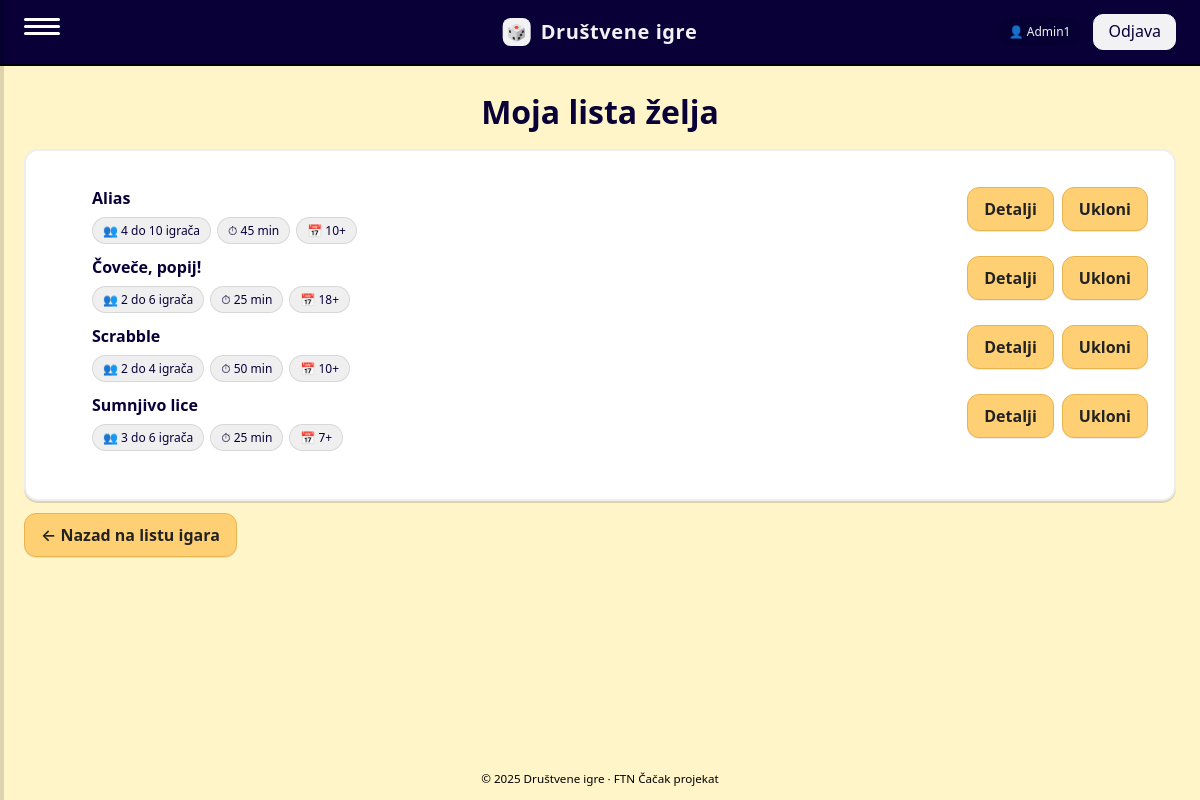
Page /?page=wishlist (signed in) on the committed database.
### tables this page shows
CREATE TABLE `games` (
  `id` int(11) NOT NULL,
  `title` varchar(50) NOT NULL,
  `description` text NOT NULL,
  `image_path` varchar(255) DEFAULT NULL,
  `min_players` int(11) NOT NULL,
  `max_players` int(11) NOT NULL,
  `play_time` int(11) NOT NULL,
  `year` int(11) NOT NULL,
  `created_at` timestamp NOT NULL DEFAULT current_timestamp()
);

### app/controllers/WishlistController.php (called while the page is built, shortened)
<?php
require_once __DIR__ . '/../dao/WishlistDAO.php';
class WishlistController {
    private PDO $pdo;
    public function __construct(PDO $pdo){ $this->pdo = $pdo; }
    public function list(): void {
        $uid = (int)$_SESSION['user']['id'];
        $dao = new WishlistDAO($this->pdo);
        $games = $dao->listForUser($uid);
        include __DIR__ . '/../views/wishlist/list.php';
    }
}

### app/dao/WishlistDAO.php (called while the page is built, shortened)
<?php
class WishlistDAO {
    private PDO $pdo;
    public function __construct(PDO $pdo){ $this->pdo = $pdo; }
    public function listForUser(int $userId): array {
        $sql = "SELECT g.*
                FROM wishlists w
                JOIN games g ON g.id = w.game_id
                WHERE w.user_id = ?
                ORDER BY g.title ASC";
        $st = $this->pdo->prepare($sql);
        $st->execute([$userId]);
        return $st->fetchAll();
    }
}

### app/views/wishlist/list.php (the view, shortened to what this page needs)
<?php
include __DIR__ . '/../partials/header.php';
function h($s){ return htmlspecialchars((string)$s, ENT_QUOTES, 'UTF-8'); }
$baseUrl = rtrim(dirname($_SERVER['SCRIPT_NAME']), '/');
?>
<main>
  <div class="container">
    <div  style="margin-bottom:16px; text-align:center">
      <h1 style="margin:0">Moja lista želja</h1>
    </div>
    <?php if (empty($games)): ?>
      <div class="card card--pad">
        <p>Nema igara na listi želja.</p>
        <p style="margin-top:8px"><a class="btn--wishlist" href="<?= $baseUrl ?>/?page=games">← Nazad na listu igara</a></p>
      </div>
    <?php else: ?>
      <div class="card card--pad">
        <ul class="review-list">
          <?php foreach ($games as $g): ?>
            <?php
              $gid   = (int)($g['id'] ?? 0);
              $title = $g['title'] ?? ('Igra #' . $gid);
              $min = $g['min_players'] ?? null;
              $max = $g['max_players'] ?? null;
              $playersLabel = '';
              if ($min && $max)        $playersLabel = "{$min} do {$max} igrača";
              elseif ($min && !$max)   $playersLabel = "{$min}+ igrača";
              elseif (!$min && $max)   $playersLabel = "do {$max} igrača";
              elseif (!empty($g['players'])) $playersLabel = (int)$g['players'] . ' igrača';
              $time = isset($g['play_time']) ? ((int)$g['play_time'] . ' min') : '';
              $year = $g['year'] ?? '';
            ?>
            <li class="review-item" style="display:flex;gap:12px;align-items:flex-start;flex-wrap:wrap">
              <div style="flex:1 1 auto">
                <div style="margin-bottom:6px">
                  <strong><a href="<?= $baseUrl ?>/?page=game&id=<?= $gid ?>"><?= h($title) ?></a></strong>
                </div>
                <div class="meta" style="display:flex;gap:6px;flex-wrap:wrap">
                  <?php if ($playersLabel): ?><span class="badge">👥 <?= h($playersLabel) ?></span><?php endif; ?>
                  <?php if ($time): ?><span class="badge">⏱ <?= h($time) ?></span><?php endif; ?>
                  <?php if ($year): ?><span class="badge">📅 <?= h($year) ?>+</span><?php endif; ?>
                </div>
              </div>
              <div style="display:flex;gap:8px">
                <a class="btn--wishlist" href="<?= $baseUrl ?>/?page=game&id=<?= $gid ?>">Detalji</a>
                <form method="post" action="<?= $baseUrl ?>/?page=wishlist_toggle">
                  <button class="btn--wishlist" type="submit">Ukloni</button>
                </form>
              </div>
            </li>
          <?php endforeach; ?>
        </ul>
      </div>
      <p style="margin-top:12px"><a class="btn--wishlist" href="<?= $baseUrl ?>/?page=games">← Nazad na listu igara</a></p>
    <?php endif; ?>
  </div>
</main>
<?php include __DIR__ . '/../partials/footer.php'; ?>

### public/assets/styles.css (style rules this page uses)
* { box-sizing:border-box }
a { color:inherit;text-decoration:none }
.container { max-width:1200px;margin:0 auto;padding:24px }
.card { grid-column:span 4;background:var(--card);border:2px solid #0001;border-radius:14px; overflow:hidden;box-shadow:0 2px 0 #0002;transition:transform .08s ease, box-shadow .08s ease, border-color .08s ease;cursor:pointer }
.badge { display:inline-block;background:#00000010;border:1px solid #0000001a;border-radius:999px; padding:4px 10px;font-size:12px }
.meta { display:flex;gap:8px;flex-wrap:wrap;margin:8px 0 12px }
.container { flex: 1; }
.card--pad { padding: 18px 22px; }
@media (min-width: 1200px) { .card--pad { padding: 20px 26px; } }
a.btn--wishlist, button.btn--wishlist { display:inline-flex; align-items:center; justify-content:center; gap:6px; padding:10px 16px; border-radius:12px; border:1px solid #e8b44d; background:#ffd073; color:#222; text-decoration:none; font-weight:600; line-height:1; cursor:pointer; box-shadow:0 1px 0 rgba(0,0,0,.08); }
a.btn--wishlist, button.btn--wishlist { display:inline-flex; align-items:center; justify-content:center; gap:6px; box-sizing:border-box; height:44px; padding:10px 16px; border-radius:12px; background:#ffd073 !important; border:1px solid #e8b44d !important; color:#222 !important; text-decoration:none !important; font-weight:600; line-height:1; vertical-align:middle; cursor:pointer; box-shadow:0 1px 0 rgba(0,0,0,.08); }
button.btn--wishlist { -webkit-appearance:none; appearance:none; background:#ffd073; border:1px solid #e8b44d; font-family:inherit; font-size:inherit; font-weight:600; }

### rows in the picture
games: title "Alias", playersLabel "4 do 10 igrača", play_time "45 min", year "10"
games: title "Čoveče, popij!", playersLabel "2 do 6 igrača", play_time "25 min", year "18"
games: title "Scrabble", playersLabel "2 do 4 igrača", play_time "50 min", year "10"
games: title "Sumnjivo lice", playersLabel "3 do 6 igrača", play_time "25 min", year "7"

### other values in the picture
$username "Admin1"
